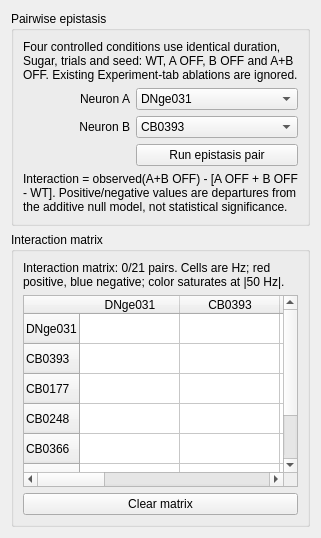
           <widget class="QWidget" name="epistasisTab">
            <attribute name="icon">
             <iconset resource="drosofila.qrc">
              <normaloff>:/drosofila/images/gene.png</normaloff>:/drosofila/images/gene.png</iconset>
            </attribute>
            <attribute name="title">
             <string>Epistasis</string>
            </attribute>
            <layout class="QVBoxLayout" name="epistasisTabLayout">
             <item>
              <widget class="QGroupBox" name="epistasisPairGB">
               <property name="title">
                <string>Pairwise epistasis</string>
               </property>
               <layout class="QGridLayout" name="epistasisPairLayout">
                <item row="0" column="0" colspan="2">
                 <widget class="QLabel" name="epistasisInfoLB">
                  <property name="text">
                   <string>Four controlled conditions use identical duration, Sugar, trials and seed: WT, A OFF, B OFF and A+B OFF. Existing Experiment-tab ablations are ignored.</string>
                  </property>
                  <property name="wordWrap">
                   <bool>true</bool>
                  </property>
                 </widget>
                </item>
                <item row="1" column="0">
                 <widget class="QLabel" name="epistasisNeuronALB">
                  <property name="text">
                   <string>Neuron A</string>
                  </property>
                  <property name="alignment">
                   <set>Qt::AlignRight|Qt::AlignTrailing|Qt::AlignVCenter</set>
                  </property>
                 </widget>
                </item>
                <item row="1" column="1">
                 <widget class="QComboBox" name="epistasisNeuronACB">
                  <item>
                   <property name="text">
                    <string>DNge031</string>
                   </property>
                  </item>
                  <item>
                   <property name="text">
                    <string>CB0393</string>
                   </property>
                  </item>
                  <item>
                   <property name="text">
                    <string>CB0177</string>
                   </property>
                  </item>
                  <item>
                   <property name="text">
                    <string>CB0248</string>
                   </property>
                  </item>
                  <item>
                   <property name="text">
                    <string>CB0366</string>
                   </property>
                  </item>
                  <item>
                   <property name="text">
                    <string>DNge062</string>
                   </property>
                  </item>
                  <item>
                   <property name="text">
                    <string>CB0701 / TARGET-MN9</string>
                   </property>
                  </item>
                 </widget>
                </item>
                <item row="2" column="0">
                 <widget class="QLabel" name="epistasisNeuronBLB">
                  <property name="text">
                   <string>Neuron B</string>
                  </property>
                  <property name="alignment">
                   <set>Qt::AlignRight|Qt::AlignTrailing|Qt::AlignVCenter</set>
                  </property>
                 </widget>
                </item>
                <item row="2" column="1">
                 <widget class="QComboBox" name="epistasisNeuronBCB">
                  <property name="currentIndex">
                   <number>1</number>
                  </property>
                  <item>
                   <property name="text">
                    <string>DNge031</string>
                   </property>
                  </item>
                  <item>
                   <property name="text">
                    <string>CB0393</string>
                   </property>
                  </item>
                  <item>
                   <property name="text">
                    <string>CB0177</string>
                   </property>
                  </item>
                  <item>
                   <property name="text">
                    <string>CB0248</string>
                   </property>
                  </item>
                  <item>
                   <property name="text">
                    <string>CB0366</string>
                   </property>
                  </item>
                  <item>
                   <property name="text">
                    <string>DNge062</string>
                   </property>
                  </item>
                  <item>
                   <property name="text">
                    <string>CB0701 / TARGET-MN9</string>
                   </property>
                  </item>
                 </widget>
                </item>
                <item row="7" column="0" colspan="2">
                 <widget class="QLabel" name="epistasisRuleLB">
                  <property name="text">
                   <string>Interaction = observed(A+B OFF) - [A OFF + B OFF - WT]. Positive/negative values are departures from the additive null model, not statistical significance.</string>
                  </property>
                  <property name="wordWrap">
                   <bool>true</bool>
                  </property>
                 </widget>
                </item>
                <item row="3" column="1">
                 <widget class="QPushButton" name="runEpistasisPB">
                  <property name="toolTip">
                   <string>Run WT, A OFF, B OFF and A+B OFF with identical common parameters.</string>
                  </property>
                  <property name="text">
                   <string>Run epistasis pair</string>
                  </property>
                 </widget>
                </item>
               </layout>
              </widget>
             </item>
             <item>
              <widget class="QGroupBox" name="epistasisMatrixGB">
               <property name="title">
                <string>Interaction matrix</string>
               </property>
               <layout class="QVBoxLayout" name="epistasisMatrixLayout">
                <item>
                 <widget class="QLabel" name="epistasisMatrixInfoLB">
                  <property name="text">
                   <string>Interaction matrix: 0/21 pairs. Cells are Hz; red positive, blue negative; color saturates at |50 Hz|.</string>
                  </property>
                  <property name="wordWrap">
                   <bool>true</bool>
                  </property>
                 </widget>
                </item>
                <item>
                 <widget class="QTableWidget" name="epistasisMatrixTW">
                  <property name="editTriggers">
                   <set>QAbstractItemView::NoEditTriggers</set>
                  </property>
                  <property name="selectionMode">
                   <enum>QAbstractItemView::SingleSelection</enum>
                  </property>
                  <property name="rowCount">
                   <number>7</number>
                  </property>
                  <property name="columnCount">
                   <number>7</number>
                  </property>
                  <row>
                   <property name="text">
                    <string>DNge031</string>
                   </property>
                  </row>
                  <row>
                   <property name="text">
                    <string>CB0393</string>
                   </property>
                  </row>
                  <row>
                   <property name="text">
                    <string>CB0177</string>
                   </property>
                  </row>
                  <row>
                   <property name="text">
                    <string>CB0248</string>
                   </property>
                  </row>
                  <row>
                   <property name="text">
                    <string>CB0366</string>
                   </property>
                  </row>
                  <row>
                   <property name="text">
                    <string>DNge062</string>
                   </property>
                  </row>
                  <row>
                   <property name="text">
                    <string>CB0701</string>
                   </property>
                  </row>
                  <column>
                   <property name="text">
                    <string>DNge031</string>
                   </property>
                  </column>
                  <column>
                   <property name="text">
                    <string>CB0393</string>
                   </property>
                  </column>
                  <column>
                   <property name="text">
                    <string>CB0177</string>
                   </property>
                  </column>
                  <column>
                   <property name="text">
                    <string>CB0248</string>
                   </property>
                  </column>
                  <column>
                   <property name="text">
                    <string>CB0366</string>
                   </property>
                  </column>
                  <column>
                   <property name="text">
                    <string>DNge062</string>
                   </property>
                  </column>
                  <column>
                   <property name="text">
                    <string>CB0701</string>
                   </property>
                  </column>
                 </widget>
                </item>
                <item>
                 <widget class="QPushButton" name="clearEpistasisMatrixPB">
                  <property name="text">
                   <string>Clear matrix</string>
                  </property>
                 </widget>
                </item>
               </layout>
              </widget>
             </item>
            </layout>
           </widget>
